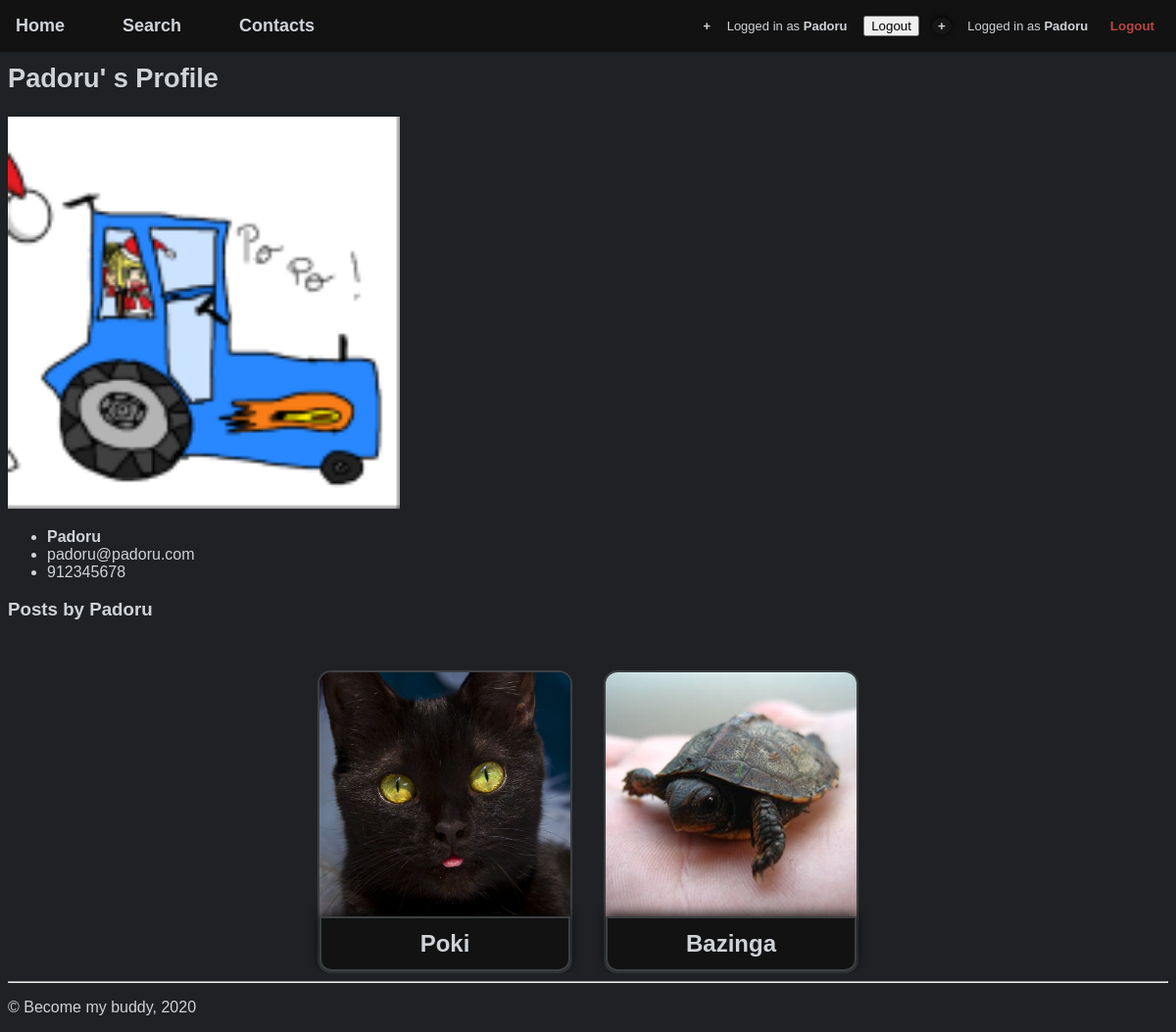
The page /pages/profile.php?username=Padoru (signed in) on the database its author committed.
### tables this page shows
CREATE TABLE User(
    id INTEGER PRIMARY KEY,
    username TEXT NOT NULL,
    password TEXT NOT NULL,
    picture TEXT,
    email TEXT UNIQUE NOT NULL,
    mobile_number CHAR(9) UNIQUE NOT NULL
);

### pages/profile.php (called while the page is built, shortened)
<?php
  include_once('../templates/common/tpl_header_noimg.php');
  include('../database/queries/db_user.php');
  include('../templates/tpl_profile.php');
  $username = $_GET['username'];
  $user = getUserPublicInfo($username);
  $user_posts = getPostsByUser($username);
  drawProfile($user, $user_posts);
  include_once('../templates/common/tpl_footer.php');
?>

### database/queries/db_user.php (called while the page is built, shortened)
<?php
function getUserPublicInfo($username) {
    $user_id = getUserId($username)['id'];
    $db = Database::instance()->db();
    $stmt = $db->prepare(
        '
        SELECT username, picture, email, mobile_number
        FROM User
        WHERE User.id = ?'
    );
    $stmt->execute(array($user_id));
    $users = $stmt->fetchAll();
    if (count($users) > 0) return $users[0];
    else return null;
}
  function getPostsByUser($username) {
    $user_id = getUserId($username)['id'];
    $db = Database::instance()->db();
    $stmt = $db->prepare(
        'SELECT DISTINCT post_id, name,
        Photo.id as photo_id, Photo.extension as photo_extension
         FROM PetPost
         JOIN Photo ON(PetPost.id = Photo.post_id)
         JOIN User ON(User.id = PetPost.user_id)
         WHERE User.id = ?
         GROUP BY PetPost.id'
    );
    $stmt->execute(array($user_id));
    return $stmt->fetchAll();
  }
function getUserId($username) {
    $db = Database::instance()->db();
    $stmt = $db->prepare(
        'SELECT id FROM User WHERE username LIKE ?'
    );
    $stmt->execute(array($username));
    return $stmt->fetch();
}
?>

### templates/tpl_profile.php (the view)
<?php
include('../templates/tpl_list.php');
function drawProfile($user, $user_posts)
{
?>
    <h2>
        <b><?php echo $user['username'];?>&#39 s Profile</b>
    </h2>
    <div class="profile">
        <?php
            if($user['picture'] != null) $pic = $user['picture'];
            else $pic = "default.png";
        ?>
        <img src="../static/images/usersPics/<?php echo $pic ?>" alt="User Profile Picture" width="400">
        <ul class=profile-info>
            <li><b><?php echo $user['username']; ?></b></li>
            <li><?php echo $user['email']; ?></li>
            <li><?php echo $user['mobile_number']; ?></li>
        </ul>
    </div>
    <h3>
        <b>Posts by <?php echo $user['username']?></b>
    </h3>
    <?php drawPostList($user_posts);
} ?>

### templates/common/tpl_header_noimg.php (shortened to what this page needs)
<!DOCTYPE html>
<html lang="en-US">
  <head>
    <link href="../css/style.css" rel="stylesheet">
    <link href="../css/layout.css" rel="stylesheet">
    <link href="../css/responsive.css" rel="stylesheet">
  </head>
  <body>
    <nav id="top-bar">
      <ul id="menu">
        <li><a href="/index.php">Home</a></li>
        <li><a href="/pages/list.php">Search</a></li>
        <li><a href="/pages/contacts.php">Contacts</a></li>
      </ul>
      <?php if (!isset($_SESSION['username'])) { ?>
        <div id="signup">
          <a href="/pages/register.php">Sign Up</a>
          <a href="/pages/login.php">Log in</a>
        </div>
      <?php } else { ?>
        <ul id="logout">
          <li><a href="add_post.php">+</a></li>
          <li>Logged in as   <a href="../pages/profile.php?username=<?php echo $_SESSION['username']; ?>" >
          <?php echo $_SESSION['username']; ?> </a></li>
          <li>
            <form method="post" action="../actions/action_logout.php">
              <input type="submit" value="Logout">
            </form>
          <li class="addpost-button"><a href="add_post.php"><input type="submit" value="+"></a></li>
          <li>Logged in as <b><?php echo $_SESSION['username'] ?></b></li>
          <li class="logout-button">
            <a href='../actions/action_logout.php'><input type="submit" value="Logout"></a>
          </li>
        </ul>
      <?php }?>
    </nav>

### templates/tpl_list.php (shortened to what this page needs)
<?php function drawPostList($posts)
{
    ?>
<div class="list">
    <?php
    foreach($posts as $post) {
        drawPostItem($post);
    }
    ?>
</div>
<?php } ?>
<?php function drawPostItem($post)
{
    $photo_path = '/static/images/' . $post['photo_id'] . '.' . $post['photo_extension'];
    $post_path = 'post.php?post_id=' . $post['post_id'];
    ?>
  <a href="<?php echo $post_path; ?>" class="list-item">
    <ul class="list-item-content">
      <li class="list-item-img">
        <div style="background: url('<?php echo $photo_path; ?>') no-repeat center /auto 100%"></div>
      </li>
      <li class="list-item-txt">
        <?php echo $post['name']; ?>
      </li>
    </ul>
  </a>
<?php } ?>

### templates/common/tpl_footer.php
    <footer>
      <hr />
      <p>&copy; Become my buddy, 2020</p>
    </footer>
  </body>
</html>

### css/style.css (style rules this page uses)
:root { --fonts: helvetica, sans-serif; --background: #202124; --background-dark: #161616; --main: #cfd3d8; --green: #5d8d79; --red: #b94642; --darkGreen: #2f5e4a; --orange: #8d645d; --dark: #121212; --light: #3c4042; --petpost-img-size: 18em; }
body { font-family: var(--fonts); color: var(--main); background-color: var(--background); }
a { color: var(--main); font-weight: bold; }
p { width: 60em; }
h2 { font-size: 1.7em; font-weight: normal; }
#top-bar { font-weight: bold; width: 100%; padding: 1em; box-sizing: border-box; background-color: var(--dark); }
#top-bar a { text-decoration: none; }
#menu { font-size: large; }
#menu > li + li { margin-left: 3em; }
#signup, #logout { font-size: small; }
#logout { font-weight: normal; }
.addpost-button input[type="submit"] { border: none; border-radius: 100%; color: var(--main); background-color: var(--background-dark); box-shadow: 0 -0.1em 0.5em 0 rgba(0, 0, 0, 0.8); font-weight: bold; }
.logout-button input[type="submit"] { border: none; border-radius: 10px; color: var(--red); background-color: var(--dark); font-weight: bold; }
.list-item { color: var(--main); background-color: var(--dark); border: 2px solid var(--light); text-decoration: none; text-align: center; font-weight: bold; border-radius: 14px; }
.list-item-content li { list-style-type: none; }
.list-item-img div { width: 16em; height: 16em; border-radius: 12px 12px 0px 0px; background-size: contain; }
.list-item-txt { padding: 0.5em; font-size: 1.5em; margin-top: -0.3em; background-color: var(--dark); box-shadow: 0 -0.1em 0.5em 0 rgba(0, 0, 0, 0.8); border: 2px solid var(--light); border-radius: 0px 0px 12px 12px; }

### css/layout.css (style rules this page uses)
:root { --top-bar-height: 4em; --list_gap: 2em; --list_gap_inv: -2em; --list-height: 48em; }
body { margin-top: var(--top-bar-height); }
#top-bar { position: fixed; left:0; top: 0; z-index: 2; overflow: auto; }
#top-bar > ul { display: inline-block; padding: 0; margin: 0; }
#top-bar > ul > li { display: inline-block; position: relative; }
#signup, #logout { float: right; }
#logout > li { display: inline-block; position: relative; }
#logout * + * { padding-left: 1em; }
.list { display: inline-flex; flex-wrap: wrap; justify-content: center; margin: 0 0 0 var(--list_gap_inv); width: calc(100% + var(--list_gap)); max-height: var(--list-height); overflow: auto; }
.list > * { margin: var(--list_gap) 0 0 var(--list_gap); }
.list-item { display: inline; }
.list-item-content { margin: 0; padding: 0; }

### rows shown on the page
user: username "Padoru", picture (picture), email "padoru@padoru.com", mobile_number "912345678"

### other values the page prints
$_SESSION['username'] "Padoru"
$post['name'] "Poki"
$post['name'] "Bazinga"
